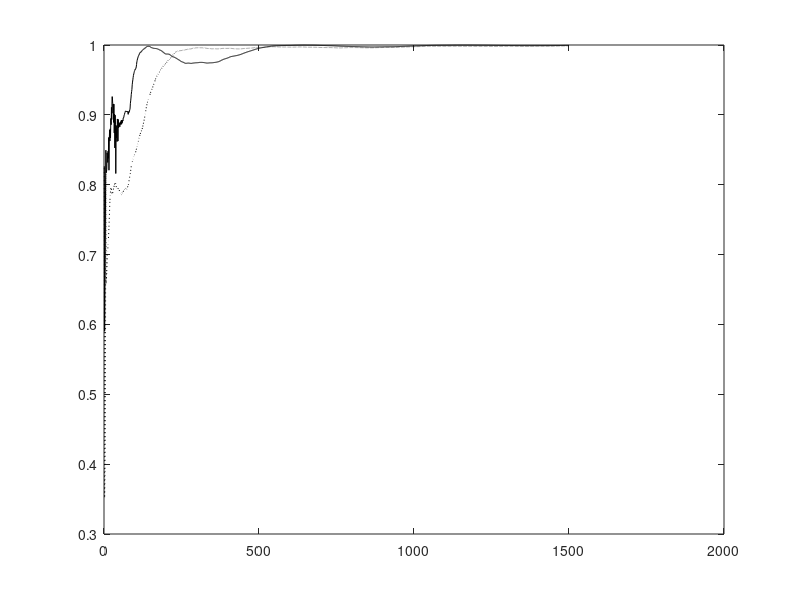

MATLAB code to generate this figure: (Note: this script raises an error after producing the figure.)
% IT - Comparison of Adaptive GEVD Homogeneous, Deflated, Weighted

function GEVDIT;

clear all; 
close all; 

% Number of samples N and dimension D
nSamples = 500;
nDim = 10;
nEA = 4;
nEpochs = 3;
randn('state',0);

% Generate the covX random matrices
covX = 3*...
[ 0.4270   0.0110  -0.0050  -0.0250   0.0890  -0.0790  -0.0190   0.0740   0.0890   0.0050 ; ...
  0.0110   5.6900  -0.0690  -0.2820  -0.7310   0.0900  -0.1240   0.1000   0.4320  -0.1030 ; ...
 -0.0050  -0.0690   0.0800   0.0980   0.0450  -0.0410   0.0230   0.0220  -0.0350   0.0120 ; ...
 -0.0250  -0.2820   0.0980   2.8000  -0.1070   0.1500  -0.1930   0.0950  -0.2260   0.0460 ; ...
  0.0890  -0.7310   0.0450  -0.1070   3.4400   0.2530   0.2510   0.3160   0.0390  -0.0100 ; ...
 -0.0790   0.0900  -0.0410   0.1500   0.2530   2.2700  -0.1800   0.2950  -0.0390  -0.1130 ; ...
 -0.0190  -0.1240   0.0230  -0.1930   0.2510  -0.1800   0.3270   0.0270   0.0260  -0.0160 ; ...
  0.0740   0.1000   0.0220   0.0950   0.3160   0.2950   0.0270   0.7270  -0.0960  -0.0170 ; ...
  0.0890   0.4320  -0.0350  -0.2260   0.0390  -0.0390   0.0260  -0.0960   0.7150  -0.0090 ; ...
  0.0050  -0.1030   0.0120   0.0460  -0.0100  -0.1130  -0.0160  -0.0170  -0.0090   0.0650 ];

covY = 2*...
[ 0.3350   0.0260  -0.0510  -0.0120   0.0790   0.0170   0.0290   0.0080   0.0770  -0.0300 ; ...
  0.0260   0.0910   0.0110  -0.0100   0.0060  -0.0140  -0.0020  -0.0230   0.0110   0.0350 ; ...
 -0.0510   0.0110   0.0780   0.0000   0.0160   0.0030   0.0300  -0.0350  -0.0030  -0.0490 ; ...
 -0.0120  -0.0100   0.0000   0.0820  -0.0030  -0.0260  -0.0250  -0.0290  -0.0150   0.0250 ; ...
  0.0790   0.0060   0.0160  -0.0030   0.7970   0.1940  -0.0370  -0.0230   0.0590  -0.1450 ; ...
  0.0170  -0.0140   0.0030  -0.0260   0.1940   1.5000   0.0140  -0.1040   0.1140  -0.2290 ; ...
  0.0290  -0.0020   0.0300  -0.0250  -0.0370   0.0140   0.2770  -0.0300  -0.0770  -0.0510 ; ...
  0.0080  -0.0230  -0.0350  -0.0290  -0.0230  -0.1040  -0.0300   0.3170   0.0220   0.0100 ; ...
  0.0770   0.0110  -0.0030  -0.0150   0.0590   0.1140  -0.0770   0.0220   0.5380   0.0340 ; ...
 -0.0300   0.0350  -0.0490   0.0250  -0.1450  -0.2290  -0.0510   0.0100   0.0340   0.6680 ];
    
% Compute X samples
[V1,D1] = eig(covX);
[d,in] = sort(diag(D1));
V = zeros(nDim,nDim);
D = zeros(nDim,nDim);
for i = 1 : nDim
   V(:,i) = V1(:,in(nDim+1-i));
   D(i,i) = D1(in(nDim+1-i),in(nDim+1-i));
end
x(1:nDim,1:nSamples) = V*sqrt(D)*randn(nDim,nSamples);

% Compute Y samples
[V1,D1] = eig(covY);
[d,in] = sort(diag(D1));
V = zeros(nDim,nDim);
D = zeros(nDim,nDim);
for i = 1 : nDim
    V(:,i) = V1(:,in(nDim+1-i));
    D(i,i) = D1(in(nDim+1-i),in(nDim+1-i));
end
y(1:nDim,1:nSamples) = V*sqrt(D)*randn(nDim,nSamples);

% Compute Corrl matrix and eigen values for X samples
corX = zeros(nDim,nDim);
for i = 1 : nSamples
   corX = corX + (x(:,i) * x(:,i)' / nSamples);
end
[V1,D1] = eig(corX);
[d,in] = sort(diag(D1));
DX = zeros(nDim,nDim);
for i = 1 : nDim
    DX(i,i) = D1(in(nDim+1-i),in(nDim+1-i));
end
diag(DX)'

% Compute Corrl matrix and eigen values for Y samples
corY = zeros(nDim,nDim);
for i = 1 : nSamples
    corY = corY + y(:,i)*y(:,i)'/nSamples;
end
[V1,D1] = eig(corY);
[d,in] = sort(diag(D1));
DY = zeros(nDim,nDim);
for i = 1 : nDim
    DY(i,i) = D1(in(nDim+1-i),in(nDim+1-i));
end
diag(DY)'

% Compute true Generalized Eigenvectors
[V1,D1] = eig(corX, corY);
[d,in] = sort(diag(D1));
V = zeros(nDim,nDim);
D = zeros(nDim,nDim);
for i = 1 : nDim
    V(:,i) = V1(:,in(nDim+1-i)) / norm(V1(:,in(nDim+1-i)));
    D(i,i) = D1(in(nDim+1-i), in(nDim+1-i));
end
V(:,1:nEA)
diag(D)'

% Adaptive algorithm
A = zeros(nDim,nDim);
B = zeros(nDim,nDim);
W1 = 0.1 * ones(nDim,nEA);
W2 = W1;
W3 = W1;
C  = diag(2.9-0.3*[1:nEA])
Ip = eye(nEA,nEA);
for epoch = 1 : nEpochs
    for iter = 1 : nSamples
        
        cnt = nSamples*(epoch-1) + iter;
      
        A = A + (1.0/cnt)*((x(:,iter) * x(:,iter)') - A);
        B = B + (1.0/cnt)*((y(:,iter) * y(:,iter)') - B);
        etat1 = 1.0/(100 + cnt);
        etat2 = 1.0/(400 + cnt);
      
        % Homogeneous Gradient Descent
        %W1 = W1 + etat*(A*W1 - B*W1*(W1'*A*W1));
      
        % Deflated Gradient Descent
        W2 = W2 + etat1*(A*W2 - B*W2*triu(W2'*A*W2)) * inv(diag(diag(W2'*B*W2)));
      
        % Weighted Gradient Descent
        W3 = W3 + etat2*(A*W3*C - B*W3*C*(W3'*A*W3)) * inv(diag(diag(W3'*B*W3)));
      
        for i = 1 : nEA      
      	    %u1 = W1(:,i)/sqrt(W1(:,i)' * B * W1(:,i));
      	    u2 = W2(:,i)/sqrt(W2(:,i)' * W2(:,i));
      	    u3 = W3(:,i)/sqrt(W3(:,i)' * W3(:,i));
      	    %cos_t1(i,cnt) = abs(u1' * V(:,i));
            cos_t2(i,cnt) = abs(u2' * V(:,i));
            cos_t3(i,cnt) = abs(u3' * V(:,i));
        end
        ind(cnt) = cnt;
    end
end

if (1)

W2byNorm = W2*sqrt(inv(diag(diag(W2'*B*W2))))
V1to4 = V(:,1:nEA)
W3byNorm = W3*sqrt(inv(diag(diag(W3'*B*W3))))
V1to4 = V(:,1:nEA)

W2W2 = (W2'*B*W2)
W3W3 = (W3'*B*W3)

EstL2 = (diag(W2'*A*W2) ./ diag(W2'*B*W2))'
EstL3 = (diag(W3'*A*W3) ./ diag(W3'*B*W3))'
ActL  = diag(D(:,1:nEA))'

% Plot the convergence results

figure(1);
plot(ind,cos_t2(1,:),'k-'); hold on;
plot(ind,cos_t3(1,:),'k:'); hold on;
plot(0,1,'k:'); hold on;
legend('Deflated','Weighted',0);
xlabel('Number of Samples');
ylabel('Direction Cosine - Component 1');
hold off;

% Plot the convergence results
figure(2);
plot(ind,cos_t2(2,:),'k-'); hold on;
plot(ind,cos_t3(2,:),'k:'); hold on;
plot(0,1,'k:'); hold on;
legend('Deflated','Weighted',0);
xlabel('Number of Samples');
ylabel('Direction Cosine - Component 2');
hold off;

% Plot the convergence results
figure(3);
plot(ind,cos_t2(3,:),'k-'); hold on;
plot(ind,cos_t3(3,:),'k:'); hold on;
plot(0,1,'k:'); hold on;
legend('Deflated','Weighted',0);
xlabel('Number of Samples');
ylabel('Direction Cosine - Component 3');
hold off;

% Plot the convergence results
figure(4);
plot(ind,cos_t2(4,:),'k-'); hold on;
plot(ind,cos_t3(4,:),'k:'); hold on;
plot(0,1,'k:'); hold on;
legend('Deflated','Weighted',0);
xlabel('Number of Samples');
ylabel('Direction Cosine - Component 4');
hold off;

else

W1byNorm = W1*sqrt(inv(diag(diag(W1'*B*W1))))
V1to4 = V(:,1:nEA)
W2byNorm = W2*sqrt(inv(diag(diag(W2'*B*W2))))
V1to4 = V(:,1:nEA)
W3byNorm = W3*sqrt(inv(diag(diag(W3'*B*W3))))
V1to4 = V(:,1:nEA)

W1W1 = (W1'*B*W1)
W2W2 = (W2'*B*W2)
W3W3 = (W3'*B*W3)

EstL1 = (diag(W1'*A*W1) ./ diag(W1'*B*W1))'
EstL2 = (diag(W2'*A*W2) ./ diag(W2'*B*W2))'
EstL3 = (diag(W3'*A*W3) ./ diag(W3'*B*W3))'
ActL  = diag(D(:,1:nEA))'

% Plot the convergence results
figure(1);
plot(ind,cos_t1(1,:),'r:'); hold on;
plot(ind,cos_t2(1,:),'g-'); hold on;
plot(ind,cos_t3(1,:),'b--'); hold on;
legend('Symmetric','Deflated','Weighted',0);
xlabel('Number of Samples');
ylabel('Direction Cosine - Component 1');
hold off;

% Plot the convergence results
figure(2);
plot(ind,cos_t1(2,:),'r:'); hold on;
plot(ind,cos_t2(2,:),'g-'); hold on;
plot(ind,cos_t3(2,:),'b--'); hold on;
legend('Symmetric','Deflated','Weighted',0);
xlabel('Number of Samples');
ylabel('Direction Cosine - Component 2');
hold off;

% Plot the convergence results
figure(3);
plot(ind,cos_t1(3,:),'r:'); hold on;
plot(ind,cos_t2(3,:),'g-'); hold on;
plot(ind,cos_t3(3,:),'b--'); hold on;
legend('Symmetric','Deflated','Weighted',0);
xlabel('Number of Samples');
ylabel('Direction Cosine - Component 3');
hold off;

% Plot the convergence results
figure(4);
plot(ind,cos_t1(4,:),'r:'); hold on;
plot(ind,cos_t2(4,:),'g-'); hold on;
plot(ind,cos_t3(4,:),'b--'); hold on;
legend('Symmetric','Deflated','Weighted',0);
xlabel('Number of Samples');
ylabel('Direction Cosine - Component 4');
hold off;

end

%keyboard




  